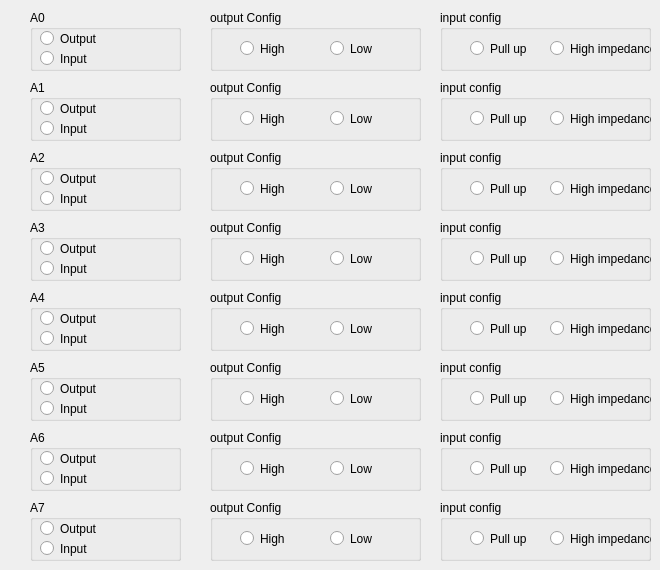
     <widget class="QWidget" name="PortA">
      <property name="enabled">
       <bool>true</bool>
      </property>
      <property name="acceptDrops">
       <bool>false</bool>
      </property>
      <attribute name="title">
       <string>PORT-A</string>
      </attribute>
      <widget class="QGroupBox" name="BoxA0">
       <property name="geometry">
        <rect>
         <x>30</x>
         <y>10</y>
         <width>151</width>
         <height>61</height>
        </rect>
       </property>
       <property name="title">
        <string>A0</string>
       </property>
       <widget class="QRadioButton" name="outputA0">
        <property name="geometry">
         <rect>
          <x>10</x>
          <y>20</y>
          <width>82</width>
          <height>17</height>
         </rect>
        </property>
        <property name="text">
         <string>Output</string>
        </property>
       </widget>
       <widget class="QRadioButton" name="inputA0">
        <property name="geometry">
         <rect>
          <x>10</x>
          <y>40</y>
          <width>82</width>
          <height>17</height>
         </rect>
        </property>
        <property name="text">
         <string>Input</string>
        </property>
       </widget>
      </widget>
      <widget class="QGroupBox" name="inputConfidA0">
       <property name="geometry">
        <rect>
         <x>440</x>
         <y>10</y>
         <width>211</width>
         <height>61</height>
        </rect>
       </property>
       <property name="title">
        <string>input config</string>
       </property>
       <widget class="QRadioButton" name="pul_upA0">
        <property name="geometry">
         <rect>
          <x>30</x>
          <y>30</y>
          <width>82</width>
          <height>17</height>
         </rect>
        </property>
        <property name="text">
         <string>Pull up</string>
        </property>
       </widget>
       <widget class="QRadioButton" name="high_impedenceA0">
        <property name="geometry">
         <rect>
          <x>110</x>
          <y>30</y>
          <width>101</width>
          <height>17</height>
         </rect>
        </property>
        <property name="text">
         <string>High impedance</string>
        </property>
       </widget>
      </widget>
      <widget class="QGroupBox" name="outputConfigA0">
       <property name="enabled">
        <bool>true</bool>
       </property>
       <property name="geometry">
        <rect>
         <x>210</x>
         <y>10</y>
         <width>211</width>
         <height>61</height>
        </rect>
       </property>
       <property name="title">
        <string>output Config</string>
       </property>
       <widget class="QRadioButton" name="highA0">
        <property name="geometry">
         <rect>
          <x>30</x>
          <y>30</y>
          <width>82</width>
          <height>17</height>
         </rect>
        </property>
        <property name="text">
         <string>High</string>
        </property>
       </widget>
       <widget class="QRadioButton" name="lowA0">
        <property name="geometry">
         <rect>
          <x>120</x>
          <y>30</y>
          <width>82</width>
          <height>17</height>
         </rect>
        </property>
        <property name="text">
         <string>Low</string>
        </property>
       </widget>
      </widget>
      <widget class="QGroupBox" name="BoxA1">
       <property name="geometry">
        <rect>
         <x>30</x>
         <y>80</y>
         <width>151</width>
         <height>61</height>
        </rect>
       </property>
       <property name="title">
        <string>A1</string>
       </property>
       <widget class="QRadioButton" name="outputA1">
        <property name="geometry">
         <rect>
          <x>10</x>
          <y>20</y>
          <width>82</width>
          <height>17</height>
         </rect>
        </property>
        <property name="text">
         <string>Output</string>
        </property>
       </widget>
       <widget class="QRadioButton" name="inputA1">
        <property name="geometry">
         <rect>
          <x>10</x>
          <y>40</y>
          <width>82</width>
          <height>17</height>
         </rect>
        </property>
        <property name="text">
         <string>Input</string>
        </property>
       </widget>
      </widget>
      <widget class="QGroupBox" name="BoxA6">
       <property name="geometry">
        <rect>
         <x>30</x>
         <y>430</y>
         <width>151</width>
         <height>61</height>
        </rect>
       </property>
       <property name="title">
        <string>A6</string>
       </property>
       <widget class="QRadioButton" name="outputA6">
        <property name="geometry">
         <rect>
          <x>10</x>
          <y>20</y>
          <width>82</width>
          <height>17</height>
         </rect>
        </property>
        <property name="text">
         <string>Output</string>
        </property>
       </widget>
       <widget class="QRadioButton" name="inputA6">
        <property name="geometry">
         <rect>
          <x>10</x>
          <y>40</y>
          <width>82</width>
          <height>17</height>
         </rect>
        </property>
        <property name="text">
         <string>Input</string>
        </property>
       </widget>
      </widget>
      <widget class="QGroupBox" name="BoxA2">
       <property name="geometry">
        <rect>
         <x>30</x>
         <y>150</y>
         <width>151</width>
         <height>61</height>
        </rect>
       </property>
       <property name="title">
        <string>A2</string>
       </property>
       <widget class="QRadioButton" name="outputA2">
        <property name="geometry">
         <rect>
          <x>10</x>
          <y>20</y>
          <width>82</width>
          <height>17</height>
         </rect>
        </property>
        <property name="text">
         <string>Output</string>
        </property>
       </widget>
       <widget class="QRadioButton" name="inputA2">
        <property name="geometry">
         <rect>
          <x>10</x>
          <y>40</y>
          <width>82</width>
          <height>17</height>
         </rect>
        </property>
        <property name="text">
         <string>Input</string>
        </property>
       </widget>
      </widget>
      <widget class="QGroupBox" name="BoxA3">
       <property name="geometry">
        <rect>
         <x>30</x>
         <y>220</y>
         <width>151</width>
         <height>61</height>
        </rect>
       </property>
       <property name="title">
        <string>A3</string>
       </property>
       <widget class="QRadioButton" name="outputA3">
        <property name="geometry">
         <rect>
          <x>10</x>
          <y>20</y>
          <width>82</width>
          <height>17</height>
         </rect>
        </property>
        <property name="text">
         <string>Output</string>
        </property>
       </widget>
       <widget class="QRadioButton" name="inputA3">
        <property name="geometry">
         <rect>
          <x>10</x>
          <y>40</y>
          <width>82</width>
          <height>17</height>
         </rect>
        </property>
        <property name="text">
         <string>Input</string>
        </property>
       </widget>
      </widget>
      <widget class="QGroupBox" name="BoxA5">
       <property name="geometry">
        <rect>
         <x>30</x>
         <y>360</y>
         <width>151</width>
         <height>61</height>
        </rect>
       </property>
       <property name="title">
        <string>A5</string>
       </property>
       <widget class="QRadioButton" name="outputA5">
        <property name="geometry">
         <rect>
          <x>10</x>
          <y>20</y>
          <width>82</width>
          <height>17</height>
         </rect>
        </property>
        <property name="text">
         <string>Output</string>
        </property>
       </widget>
       <widget class="QRadioButton" name="inputA5">
        <property name="geometry">
         <rect>
          <x>10</x>
          <y>40</y>
          <width>82</width>
          <height>17</height>
         </rect>
        </property>
        <property name="text">
         <string>Input</string>
        </property>
       </widget>
      </widget>
      <widget class="QGroupBox" name="BoxA4">
       <property name="geometry">
        <rect>
         <x>30</x>
         <y>290</y>
         <width>151</width>
         <height>61</height>
        </rect>
       </property>
       <property name="title">
        <string>A4</string>
       </property>
       <widget class="QRadioButton" name="outputA4">
        <property name="geometry">
         <rect>
          <x>10</x>
          <y>20</y>
          <width>82</width>
          <height>17</height>
         </rect>
        </property>
        <property name="text">
         <string>Output</string>
        </property>
       </widget>
       <widget class="QRadioButton" name="inputA4">
        <property name="geometry">
         <rect>
          <x>10</x>
          <y>40</y>
          <width>82</width>
          <height>17</height>
         </rect>
        </property>
        <property name="text">
         <string>Input</string>
        </property>
       </widget>
      </widget>
      <widget class="QGroupBox" name="BoxA7">
       <property name="geometry">
        <rect>
         <x>30</x>
         <y>500</y>
         <width>151</width>
         <height>61</height>
        </rect>
       </property>
       <property name="title">
        <string>A7</string>
       </property>
       <widget class="QRadioButton" name="outputA7">
        <property name="geometry">
         <rect>
          <x>10</x>
          <y>20</y>
          <width>82</width>
          <height>17</height>
         </rect>
        </property>
        <property name="text">
         <string>Output</string>
        </property>
       </widget>
       <widget class="QRadioButton" name="inputA7">
        <property name="geometry">
         <rect>
          <x>10</x>
          <y>40</y>
          <width>82</width>
          <height>17</height>
         </rect>
        </property>
        <property name="text">
         <string>Input</string>
        </property>
       </widget>
      </widget>
      <widget class="QGroupBox" name="outputConfigA1">
       <property name="enabled">
        <bool>true</bool>
       </property>
       <property name="geometry">
        <rect>
         <x>210</x>
         <y>80</y>
         <width>211</width>
         <height>61</height>
        </rect>
       </property>
       <property name="title">
        <string>output Config</string>
       </property>
       <widget class="QRadioButton" name="highA1">
        <property name="geometry">
         <rect>
          <x>30</x>
          <y>30</y>
          <width>82</width>
          <height>17</height>
         </rect>
        </property>
        <property name="text">
         <string>High</string>
        </property>
       </widget>
       <widget class="QRadioButton" name="lowA1">
        <property name="geometry">
         <rect>
          <x>120</x>
          <y>30</y>
          <width>82</width>
          <height>17</height>
         </rect>
        </property>
        <property name="text">
         <string>Low</string>
        </property>
       </widget>
      </widget>
      <widget class="QGroupBox" name="outputConfigA2">
       <property name="enabled">
        <bool>true</bool>
       </property>
       <property name="geometry">
        <rect>
         <x>210</x>
         <y>150</y>
         <width>211</width>
         <height>61</height>
        </rect>
       </property>
       <property name="title">
        <string>output Config</string>
       </property>
       <widget class="QRadioButton" name="highA2">
        <property name="geometry">
         <rect>
          <x>30</x>
          <y>30</y>
          <width>82</width>
          <height>17</height>
         </rect>
        </property>
        <property name="text">
         <string>High</string>
        </property>
       </widget>
       <widget class="QRadioButton" name="lowA2">
        <property name="geometry">
         <rect>
          <x>120</x>
          <y>30</y>
          <width>82</width>
          <height>17</height>
         </rect>
        </property>
        <property name="text">
         <string>Low</string>
        </property>
       </widget>
      </widget>
      <widget class="QGroupBox" name="outputConfigA5">
       <property name="enabled">
        <bool>true</bool>
       </property>
       <property name="geometry">
        <rect>
         <x>210</x>
         <y>360</y>
         <width>211</width>
         <height>61</height>
        </rect>
       </property>
       <property name="title">
        <string>output Config</string>
       </property>
       <widget class="QRadioButton" name="highA5">
        <property name="geometry">
         <rect>
          <x>30</x>
          <y>30</y>
          <width>82</width>
          <height>17</height>
         </rect>
        </property>
        <property name="text">
         <string>High</string>
        </property>
       </widget>
       <widget class="QRadioButton" name="lowA5">
        <property name="geometry">
         <rect>
          <x>120</x>
          <y>30</y>
          <width>82</width>
          <height>17</height>
         </rect>
        </property>
        <property name="text">
         <string>Low</string>
        </property>
       </widget>
      </widget>
      <widget class="QGroupBox" name="outputConfigA4">
       <property name="enabled">
        <bool>true</bool>
       </property>
       <property name="geometry">
        <rect>
         <x>210</x>
         <y>290</y>
         <width>211</width>
         <height>61</height>
        </rect>
       </property>
       <property name="title">
        <string>output Config</string>
       </property>
       <widget class="QRadioButton" name="highA4">
        <property name="geometry">
         <rect>
          <x>30</x>
          <y>30</y>
          <width>82</width>
          <height>17</height>
         </rect>
        </property>
        <property name="text">
         <string>High</string>
        </property>
       </widget>
       <widget class="QRadioButton" name="lowA4">
        <property name="geometry">
         <rect>
          <x>120</x>
          <y>30</y>
          <width>82</width>
          <height>17</height>
         </rect>
        </property>
        <property name="text">
         <string>Low</string>
        </property>
       </widget>
      </widget>
      <widget class="QGroupBox" name="outputConfigA3">
       <property name="enabled">
        <bool>true</bool>
       </property>
       <property name="geometry">
        <rect>
         <x>210</x>
         <y>220</y>
         <width>211</width>
         <height>61</height>
        </rect>
       </property>
       <property name="title">
        <string>output Config</string>
       </property>
       <widget class="QRadioButton" name="highA3">
        <property name="geometry">
         <rect>
          <x>30</x>
          <y>30</y>
          <width>82</width>
          <height>17</height>
         </rect>
        </property>
        <property name="text">
         <string>High</string>
        </property>
       </widget>
       <widget class="QRadioButton" name="lowA3">
        <property name="geometry">
         <rect>
          <x>120</x>
          <y>30</y>
          <width>82</width>
          <height>17</height>
         </rect>
        </property>
        <property name="text">
         <string>Low</string>
        </property>
       </widget>
      </widget>
      <widget class="QGroupBox" name="outputConfigA6">
       <property name="enabled">
        <bool>true</bool>
       </property>
       <property name="geometry">
        <rect>
         <x>210</x>
         <y>430</y>
         <width>211</width>
         <height>61</height>
        </rect>
       </property>
       <property name="title">
        <string>output Config</string>
       </property>
       <widget class="QRadioButton" name="highA6">
        <property name="geometry">
         <rect>
          <x>30</x>
          <y>30</y>
          <width>82</width>
          <height>17</height>
         </rect>
        </property>
        <property name="text">
         <string>High</string>
        </property>
       </widget>
       <widget class="QRadioButton" name="lowA6">
        <property name="geometry">
         <rect>
          <x>120</x>
          <y>30</y>
          <width>82</width>
          <height>17</height>
         </rect>
        </property>
        <property name="text">
         <string>Low</string>
        </property>
       </widget>
      </widget>
      <widget class="QGroupBox" name="outputConfigA7">
       <property name="enabled">
        <bool>true</bool>
       </property>
       <property name="geometry">
        <rect>
         <x>210</x>
         <y>500</y>
         <width>211</width>
         <height>61</height>
        </rect>
       </property>
       <property name="title">
        <string>output Config</string>
       </property>
       <widget class="QRadioButton" name="highA7">
        <property name="geometry">
         <rect>
          <x>30</x>
          <y>30</y>
          <width>82</width>
          <height>17</height>
         </rect>
        </property>
        <property name="text">
         <string>High</string>
        </property>
       </widget>
       <widget class="QRadioButton" name="lowA7">
        <property name="geometry">
         <rect>
          <x>120</x>
          <y>30</y>
          <width>82</width>
          <height>17</height>
         </rect>
        </property>
        <property name="text">
         <string>Low</string>
        </property>
       </widget>
      </widget>
      <widget class="QGroupBox" name="inputConfidA1">
       <property name="geometry">
        <rect>
         <x>440</x>
         <y>80</y>
         <width>211</width>
         <height>61</height>
        </rect>
       </property>
       <property name="title">
        <string>input config</string>
       </property>
       <widget class="QRadioButton" name="pul_upA1">
        <property name="geometry">
         <rect>
          <x>30</x>
          <y>30</y>
          <width>82</width>
          <height>17</height>
         </rect>
        </property>
        <property name="text">
         <string>Pull up</string>
        </property>
       </widget>
       <widget class="QRadioButton" name="high_impedenceA1">
        <property name="geometry">
         <rect>
          <x>110</x>
          <y>30</y>
          <width>101</width>
          <height>17</height>
         </rect>
        </property>
        <property name="text">
         <string>High impedance</string>
        </property>
       </widget>
      </widget>
      <widget class="QGroupBox" name="inputConfidA2">
       <property name="geometry">
        <rect>
         <x>440</x>
         <y>150</y>
         <width>211</width>
         <height>61</height>
        </rect>
       </property>
       <property name="title">
        <string>input config</string>
       </property>
       <widget class="QRadioButton" name="pul_upA2">
        <property name="geometry">
         <rect>
          <x>30</x>
          <y>30</y>
          <width>82</width>
          <height>17</height>
         </rect>
        </property>
        <property name="text">
         <string>Pull up</string>
        </property>
       </widget>
       <widget class="QRadioButton" name="high_impedenceA2">
        <property name="geometry">
         <rect>
          <x>110</x>
          <y>30</y>
          <width>101</width>
          <height>17</height>
         </rect>
        </property>
        <property name="text">
         <string>High impedance</string>
        </property>
       </widget>
      </widget>
      <widget class="QGroupBox" name="inputConfidA3">
       <property name="geometry">
        <rect>
         <x>440</x>
         <y>220</y>
         <width>211</width>
         <height>61</height>
        </rect>
       </property>
       <property name="title">
        <string>input config</string>
       </property>
       <widget class="QRadioButton" name="pul_upA3">
        <property name="geometry">
         <rect>
          <x>30</x>
          <y>30</y>
          <width>82</width>
          <height>17</height>
         </rect>
        </property>
        <property name="text">
         <string>Pull up</string>
        </property>
       </widget>
       <widget class="QRadioButton" name="high_impedenceA3">
        <property name="geometry">
         <rect>
          <x>110</x>
          <y>30</y>
          <width>101</width>
          <height>17</height>
         </rect>
        </property>
        <property name="text">
         <string>High impedance</string>
        </property>
       </widget>
      </widget>
      <widget class="QGroupBox" name="inputConfidA4">
       <property name="geometry">
        <rect>
         <x>440</x>
         <y>290</y>
         <width>211</width>
         <height>61</height>
        </rect>
       </property>
       <property name="title">
        <string>input config</string>
       </property>
       <widget class="QRadioButton" name="pul_upA4">
        <property name="geometry">
         <rect>
          <x>30</x>
          <y>30</y>
          <width>82</width>
          <height>17</height>
         </rect>
        </property>
        <property name="text">
         <string>Pull up</string>
        </property>
       </widget>
       <widget class="QRadioButton" name="high_impedenceA4">
        <property name="geometry">
         <rect>
          <x>110</x>
          <y>30</y>
          <width>101</width>
          <height>17</height>
         </rect>
        </property>
        <property name="text">
         <string>High impedance</string>
        </property>
       </widget>
      </widget>
      <widget class="QGroupBox" name="inputConfidA5">
       <property name="geometry">
        <rect>
         <x>440</x>
         <y>360</y>
         <width>211</width>
         <height>61</height>
        </rect>
       </property>
       <property name="title">
        <string>input config</string>
       </property>
       <widget class="QRadioButton" name="pul_upA5">
        <property name="geometry">
         <rect>
          <x>30</x>
          <y>30</y>
          <width>82</width>
          <height>17</height>
         </rect>
        </property>
        <property name="text">
         <string>Pull up</string>
        </property>
       </widget>
       <widget class="QRadioButton" name="high_impedenceA5">
        <property name="geometry">
         <rect>
          <x>110</x>
          <y>30</y>
          <width>101</width>
          <height>17</height>
         </rect>
        </property>
        <property name="text">
         <string>High impedance</string>
        </property>
       </widget>
      </widget>
      <widget class="QGroupBox" name="inputConfidA6">
       <property name="geometry">
        <rect>
         <x>440</x>
         <y>430</y>
         <width>211</width>
         <height>61</height>
        </rect>
       </property>
       <property name="title">
        <string>input config</string>
       </property>
       <widget class="QRadioButton" name="pul_upA6">
        <property name="geometry">
         <rect>
          <x>30</x>
          <y>30</y>
          <width>82</width>
          <height>17</height>
         </rect>
        </property>
        <property name="text">
         <string>Pull up</string>
        </property>
       </widget>
       <widget class="QRadioButton" name="high_impedenceA6">
        <property name="geometry">
         <rect>
          <x>110</x>
          <y>30</y>
          <width>101</width>
          <height>17</height>
         </rect>
        </property>
        <property name="text">
         <string>High impedance</string>
        </property>
       </widget>
      </widget>
      <widget class="QGroupBox" name="inputConfidA7">
       <property name="geometry">
        <rect>
         <x>440</x>
         <y>500</y>
         <width>211</width>
         <height>61</height>
        </rect>
       </property>
       <property name="title">
        <string>input config</string>
       </property>
       <widget class="QRadioButton" name="pul_upA7">
        <property name="geometry">
         <rect>
          <x>30</x>
          <y>30</y>
          <width>82</width>
          <height>17</height>
         </rect>
        </property>
        <property name="text">
         <string>Pull up</string>
        </property>
       </widget>
       <widget class="QRadioButton" name="high_impedenceA7">
        <property name="geometry">
         <rect>
          <x>110</x>
          <y>30</y>
          <width>101</width>
          <height>17</height>
         </rect>
        </property>
        <property name="text">
         <string>High impedance</string>
        </property>
       </widget>
      </widget>
     </widget>
